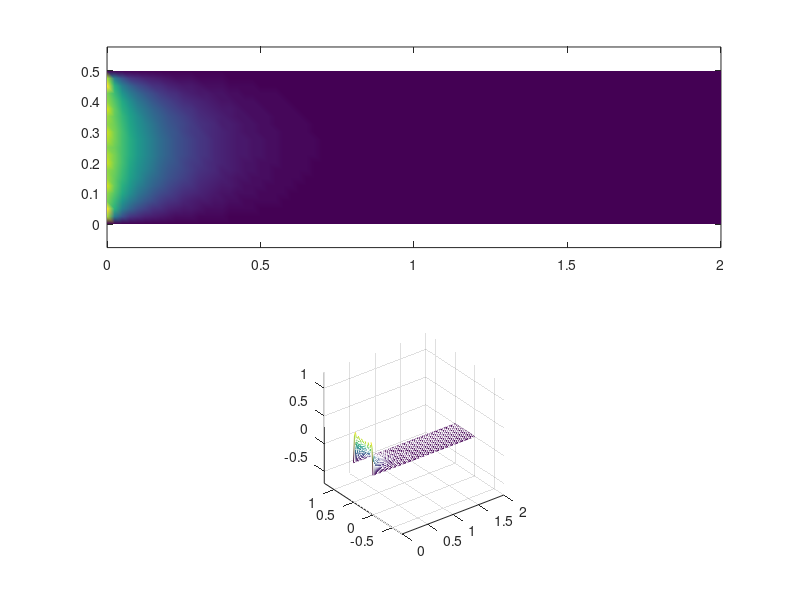

This chart was generated by the following MATLAB code:
clear all, close all, clc

V0 = 0.5;
b = 0.5;
M = 11;
xmax = 2;
Ngrid = 20;

%%
mm = 1:2:M;

%% Grid
dy = b/Ngrid;
dx = dy;
x1 = 0:dx:xmax;
y1 = 0:dy:b;

[x,y] = meshgrid(x1,y1);

Vxy = zeros(size(x));
for ii=1:length(mm)
    m = mm(ii); % 1 x 1
    km = m*pi/b; % 1 x 1
    
    am = 4*V0/(m*pi); % 1 x 1
    fx = exp(-km*x); % Grid matrix
    fy = sin(km*y); 
    
    Vxy = Vxy + am*fx.*fy;
end

subplot(2,1,1), pcolor(x,y,Vxy), axis equal
shading interp

subplot(2,1,2), mesh(x,y,Vxy), axis equal
shading interp